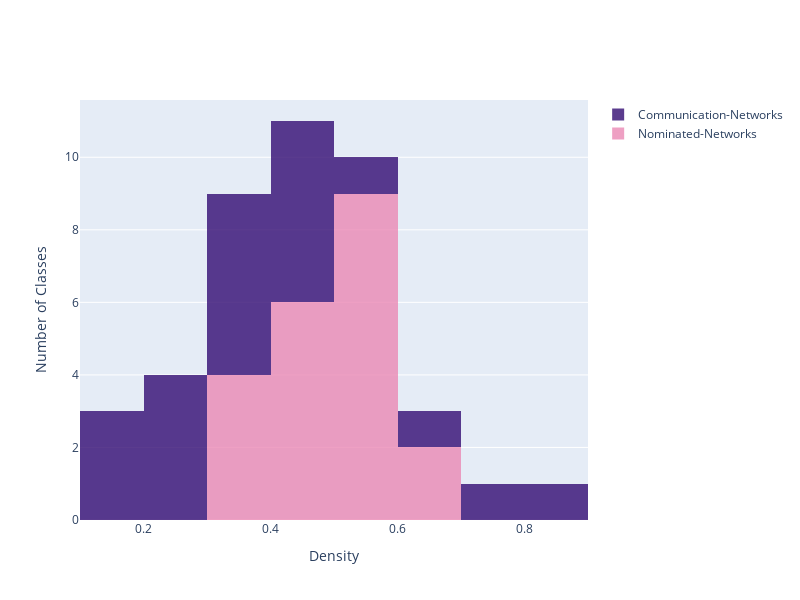

Notebook code cell kept with this figure:
### Code cell
import plotly.graph_objects as go

import numpy as np

x0 = pop_details_nomm['Density']
# Add 1 to shift the mean of the Gaussian distribution
x1 = pop_details_comm['Density']

fig = go.Figure()
fig.add_trace(go.Histogram(x=x0,
    name='Nominated-Networks', # name used in legend and hover labels
    xbins=dict( # bins used for histogram
        size=0.1
    ),
    marker_color='#EB89B5',
    opacity=0.75))
fig.add_trace(go.Histogram(x=x1,
    name='Communication-Networks',
    xbins=dict(
        size=0.1
    ),
    marker_color='#330C73',
    opacity=0.75))

# Overlay both histograms
fig.update_layout(xaxis_title="Density", yaxis_title="Number of Classes",width=800, height=600,barmode='stack')
# Reduce opacity to see both histograms
fig.update_traces(opacity=0.8)
fig.show()

### Figure 1 — Plotly figure (JSON) as saved in the notebook; plotly's stock layout.template omitted (floating-point values rounded to 4 significant figures)
{"data": [{"marker": {"color": "#EB89B5"}, "name": "Nominated-Networks", "opacity": 0.8, "type": "histogram", "x": [0.37, 0.54, 0.5, 0.67, 0.55, 0.33, 0.42, 0.5, 0.4, 0.43, 0.55, 0.62, 0.38, 0.56, 0.48, 0.49, 0.59, 0.5, 0.39, 0.52, 0.49], "xbins": {"size": 0.1}}, {"marker": {"color": "#330C73"}, "name": "Communication-Networks", "opacity": 0.8, "type": "histogram", "x": [0.15, 0.21, 0.27, 0.28, 0.3, 0.15, 0.14, 0.33, 0.3, 0.43, 0.51, 0.46, 0.48, 0.47, 0.29, 0.81, 0.71, 0.35, 0.61, 0.46, 0.37], "xbins": {"size": 0.1}}], "layout": {"barmode": "stack", "height": 600, "width": 800, "xaxis": {"autorange": true, "range": [0.1, 0.9], "title": {"text": "Density"}, "type": "linear"}, "yaxis": {"autorange": true, "range": [0, 11.58], "title": {"text": "Number of Classes"}}}}
